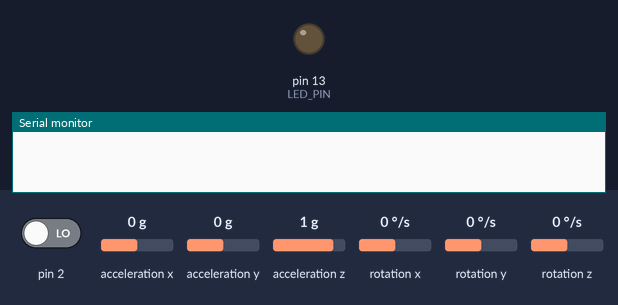
Recording of a sketch running on a simulated Arduino Uno, built with avr-gcc and run on an emulated ATmega328P. On the bench: output pins drawn as LEDs (lit = HIGH), the last lines printed to the serial monitor. Dashed ring = blinking. Inputs (shaded band) come from the test bench; at power-on: acceleration x 0 g, acceleration y 0 g, pin 2 LOW, acceleration z 1 g, rotation x 0 °/s, rotation y 0 °/s, rotation z 0 °/s. The sensor or clock chip raises its interrupt line as the real part does.

Above: at 0.0 s.
At 1.41 s:
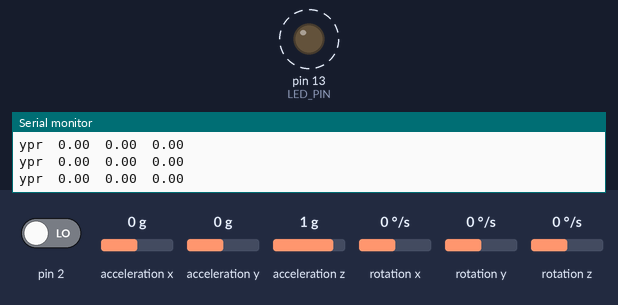
1.9 s: acceleration x set to -1.4 g
4.9 s: acceleration y set to -1.4 g
Timing chart, 0 to 60.4 s (numbered marks = the images above; inputs shaded):
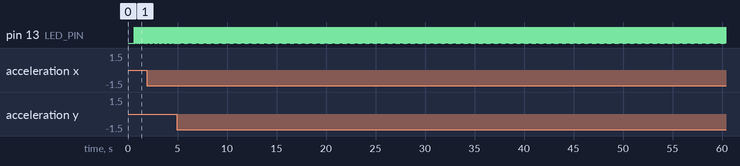

Measured:
- by itself, pin 13 (LED_PIN): alternates HIGH for 0.03 s and LOW for 0.03 s

The sketch:

mpu6050_DMP.ino
```cpp
#include "I2Cdev.h"
#include "MPU6050_6Axis_MotionApps20.h"
//#include "MPU6050.h" // not necessary if using MotionApps include file

// Arduino Wire library is required if I2Cdev I2CDEV_ARDUINO_WIRE implementation
// is used in I2Cdev.h
#if I2CDEV_IMPLEMENTATION == I2CDEV_ARDUINO_WIRE
    #include "Wire.h"
#endif

MPU6050 mpu;

#define LED_PIN 13
bool blinkState = false;

// MPU control/status vars
bool dmpReady = false;  // set true if DMP init was successful
uint8_t mpuIntStatus;   // holds actual interrupt status byte from MPU
uint8_t devStatus;      // return status after each device operation (0 = success, !0 = error)
uint16_t packetSize;    // expected DMP packet size (default is 42 bytes)
uint16_t fifoCount;     // count of all bytes currently in FIFO
uint8_t fifoBuffer[64]; // FIFO storage buffer

// orientation/motion vars
Quaternion q;           // [w, x, y, z]         quaternion container
VectorFloat gravity;    // [x, y, z]            gravity vector
float ypr[3];           // [yaw, pitch, roll]   yaw/pitch/roll container and gravity vector

// ================================================================
// ===               INTERRUPT DETECTION ROUTINE                ===
// ================================================================

volatile bool mpuInterrupt = false;
// indicates whether MPU interrupt pin has gone high
void dmpDataReady() {
    mpuInterrupt = true;
}

// ================================================================
// ===                      INITIAL SETUP                       ===
// ================================================================

void mpu_init() {
  // join I2C bus (I2Cdev library doesn't do this automatically)
    #if I2CDEV_IMPLEMENTATION == I2CDEV_ARDUINO_WIRE
        Wire.begin();
        TWBR = 24; // 400kHz I2C clock (200kHz if CPU is 8MHz)
    #elif I2CDEV_IMPLEMENTATION == I2CDEV_BUILTIN_FASTWIRE
        Fastwire::setup(400, true);
    #endif

    // initialize serial communication
    Serial.begin(9600);
    Serial.println(F("Initializing I2C devices..."));
    mpu.initialize();

    // verify connection
    Serial.println(F("Testing device connections..."));
    Serial.println(mpu.testConnection() ? F("MPU6050 connection successful") : F("MPU6050 connection failed"));

    // load and configure the DMP
    Serial.println(F("Initializing DMP..."));
    devStatus = mpu.dmpInitialize();

    // supply your own gyro offsets here, scaled for min sensitivity
    mpu.setXGyroOffset(39);
    mpu.setYGyroOffset(-88);
    mpu.setZGyroOffset(-6);
    mpu.setXAccelOffset(-1994);
    mpu.setYAccelOffset(-382);
    mpu.setZAccelOffset(1245);

    // make sure it worked (returns 0 if so)
    if (devStatus == 0) {
        // turn on the DMP, now that it's ready
        Serial.println(F("Enabling DMP..."));
        mpu.setDMPEnabled(true);

        // enable Arduino interrupt detection
        Serial.println(F("Enabling interrupt detection (Arduino external interrupt 0)..."));
        attachInterrupt(0, dmpDataReady, RISING);
        mpuIntStatus = mpu.getIntStatus();

        // set our DMP Ready flag so the main loop() function knows it's okay to use it
        Serial.println(F("DMP ready! Waiting for first interrupt..."));
        dmpReady = true;

        // get expected DMP packet size for later comparison
        packetSize = mpu.dmpGetFIFOPacketSize();
    } else {
        // ERROR!
        // 1 = initial memory load failed
        // 2 = DMP configuration updates failed
        // (if it's going to break, usually the code will be 1)
        Serial.print(F("DMP Initialization failed (code "));
        Serial.print(devStatus);
        Serial.println(F(")"));
    }

    // configure LED for output
    pinMode(LED_PIN, OUTPUT);
}
void mpu_get() {
  // if programming failed, don't try to do anything
    if (!dmpReady) return;

    // wait for MPU interrupt or extra packet(s) available
    while (!mpuInterrupt && fifoCount < packetSize) {
        // other program behavior stuff here
        // .
    }

    // reset interrupt flag and get INT_STATUS byte
    mpuInterrupt = false;
    mpuIntStatus = mpu.getIntStatus();

    // get current FIFO count
    fifoCount = mpu.getFIFOCount();

    // check for overflow (this should never happen unless our code is too inefficient)
    if ((mpuIntStatus & 0x10) || fifoCount == 1024) {
        // reset so we can continue cleanly
        mpu.resetFIFO();
        Serial.println(F("FIFO overflow!"));

    // otherwise, check for DMP data ready interrupt (this should happen frequently)
    } else if (mpuIntStatus & 0x02) {
        // wait for correct available data length, should be a VERY short wait
        while (fifoCount < packetSize) fifoCount = mpu.getFIFOCount();

        // read a packet from FIFO
        mpu.getFIFOBytes(fifoBuffer, packetSize);

        // track FIFO count here in case there is > 1 packet available
        // (this lets us immediately read more without waiting for an interrupt)
        fifoCount -= packetSize;

        // display Euler angles in degrees
        mpu.dmpGetQuaternion(&q, fifoBuffer);
        mpu.dmpGetGravity(&gravity, &q);
        mpu.dmpGetYawPitchRoll(ypr, &q, &gravity);
        Serial.print("ypr\t");
        Serial.print(ypr[0] * 180/M_PI);
        Serial.print("\t");
        Serial.print(ypr[1] * 180/M_PI);
        Serial.print("\t");
        Serial.println(ypr[2] * 180/M_PI);

        // blink LED to indicate activity
        blinkState = !blinkState;
        digitalWrite(LED_PIN, blinkState);
    }
}
void setup() {
  mpu_init();
}

void loop() {
  mpu_get();
}
```
